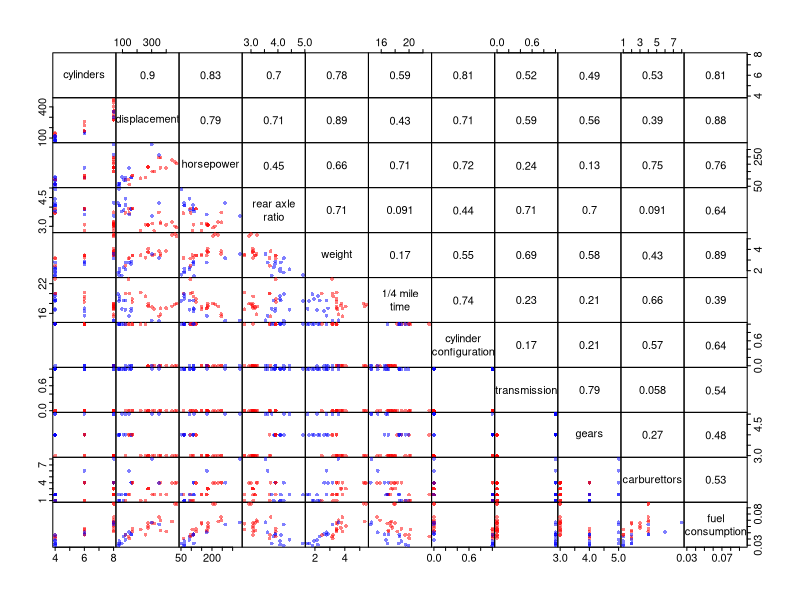
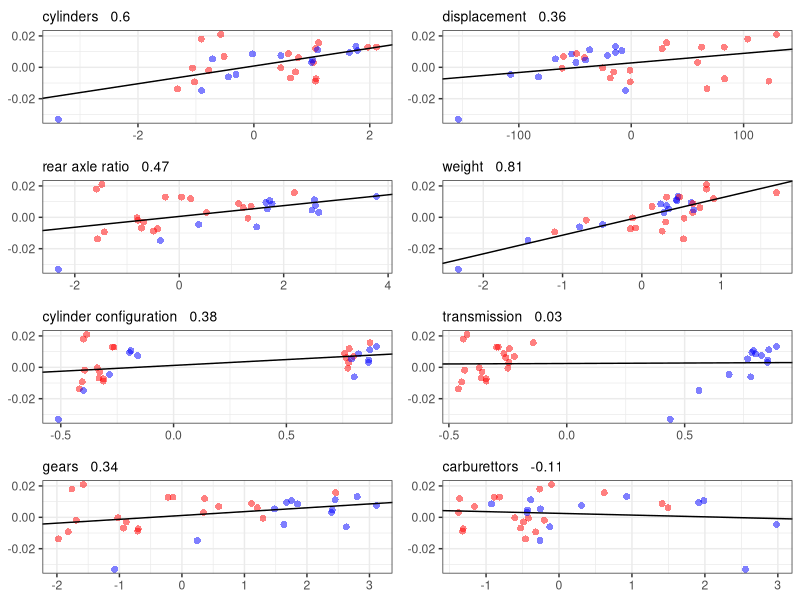
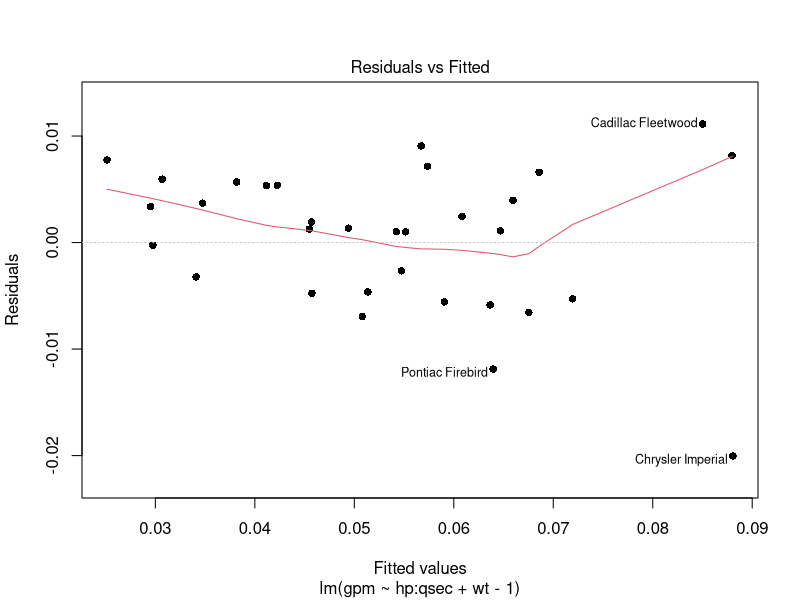
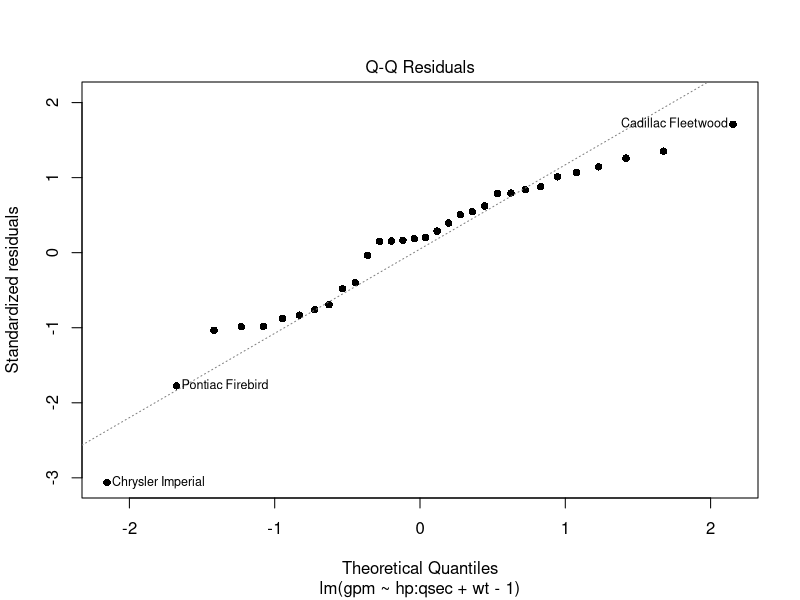
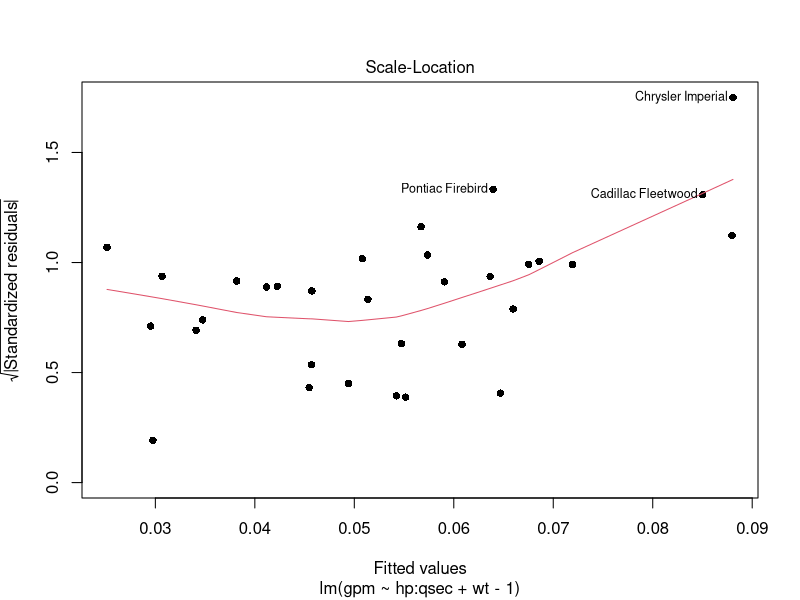
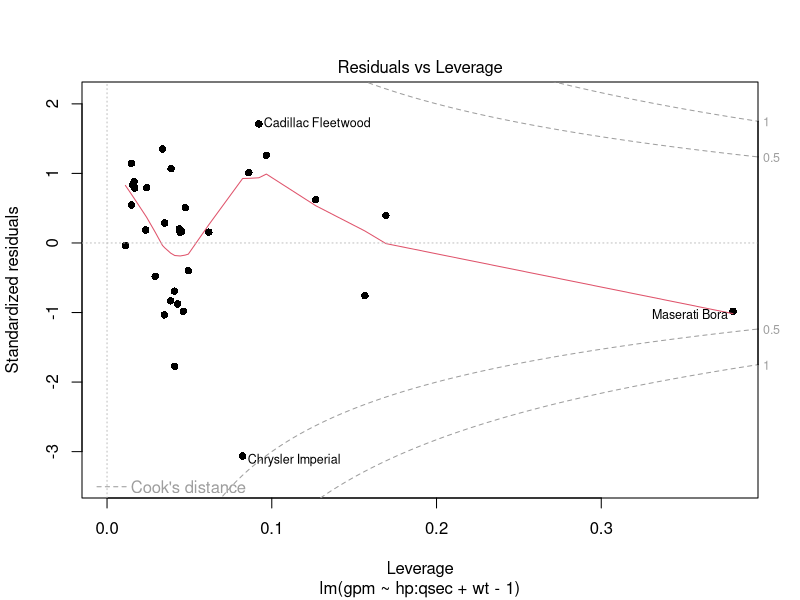

Here is the R script that generated these plots, in order:
## ---- chunk 1
library(ggplot2)
library(gridExtra)
## ---- chunk 2
save_cols <- names(mtcars)
c <- mtcars
nice_names <- c("cylinders", "displacement", "horsepower", 
                "rear axle\nratio", "weight", "1/4 mile\ntime", 
                "cylinder\nconfiguration", "transmission", "gears", 
                "carburettors", "fuel\nconsumption")
c$gpm <- 1/c$mpg
c$idi <- 1/c$disp
c$ihp <- 1/c$hp
c$iqs <- 1/c$qsec
c$iwt <- 1/c$wt


gpm1 <- lm(data = c, gpm ~ hp:qsec)
gpm0 <- lm(data = c, gpm ~ hp:qsec -1)
## ---- chunk 3
gpm2 <- lm(data = c, gpm ~ hp:qsec + wt -1)

## ---- chunk 4
panel.pearson <- function(x, y, ...) {
horizontal <- (par("usr")[1] + par("usr")[2]) / 2; 
vertical <- (par("usr")[3] + par("usr")[4]) / 2; 
text(horizontal, vertical, format(abs(cor(x,y)), digits=2)) 
}

pairs(c[,2:12], gap = 0, pch = 16, pty = "m",
      cex = 0.75, cex.labels = 1, cex.axis = 1, 
      tcl = -0.25,  mgp =c(0, 0.3 , 0), adj = 0.5,
      col = rgb(red = (c$am == 0), 
                green = 0, 
                blue = (c$am == 1), 
                alpha = 0.5), 
      labels = nice_names,
      upper.panel = panel.pearson)
## ---- chunk 5
rgpm <- resid(gpm0)
cyl1 <- lm(data = c, cyl ~ hp:qsec - 1)
rcyl <- resid(cyl1) 
rrcyl <- lm(data = c, rgpm ~ rcyl)
gpm_cyl <- round(cor(rcyl, rgpm),2)
pcyl <- ggplot(data = c, aes(x = rcyl, y = rgpm)) 
pcyl <- pcyl + geom_point(col = rgb(red = (c$am == 0),
                                  green = 0, 
                                  blue = (c$am == 1), 
                                  alpha = 0.5),
                        shape = 16, size = 2) 
pcyl <- pcyl + geom_abline(intercept = coef(rrcyl)[1], slope = coef(rrcyl)[2])
pcyl <- pcyl + theme_bw() + ggtitle(paste("cylinders", gpm_cyl, sep = "   ")) + 
        theme(axis.title = element_blank(), 
        plot.title = element_text(size = 10, vjust = 0.25))
## ---- chunk 6
disp1 <- lm(data = c, disp ~ hp:qsec - 1)
rdisp <- resid(disp1) 
rrdisp <- lm(data = c, rgpm ~ rdisp)
gpm_disp <- round(cor(rdisp, rgpm),2)
pdisp <- ggplot(data = c, aes(x = rdisp, y = rgpm)) 
pdisp <- pdisp + geom_point(col = rgb(red = (c$am == 0),
                                  green = 0, 
                                  blue = (c$am == 1), 
                                  alpha = 0.5),
                        shape = 16, size = 2) 
pdisp <- pdisp + geom_abline(intercept = coef(rrdisp)[1], slope = coef(rrdisp)[2])
pdisp <- pdisp + theme_bw() + ggtitle(paste("displacement", gpm_disp, sep = "   ")) + 
         theme(axis.title = element_blank(), 
         plot.title = element_text(size = 10, vjust = 0.25))
## ---- chunk 7
drat1 <- lm(data = c, drat ~ hp:qsec - 1)
rdrat <- resid(drat1) 
rrdrat <- lm(data = c, rgpm ~ rdrat)
gpm_drat <- round(cor(rdrat, rgpm),2)
pdrat <- ggplot(data = c, aes(x = rdrat, y = rgpm)) 
pdrat <- pdrat + geom_point(col = rgb(red = (c$am == 0),
                                  green = 0, 
                                  blue = (c$am == 1), 
                                  alpha = 0.5),
                        shape = 16, size = 2) 
pdrat <- pdrat + geom_abline(intercept = coef(rrdrat)[1], slope = coef(rrdrat)[2])
pdrat <- pdrat + theme_bw() + ggtitle(paste("rear axle ratio", gpm_drat, sep = "   ")) +
         theme(axis.title = element_blank(), 
         plot.title = element_text(size = 10, vjust = 0.25))
## ---- chunk 8
wt1 <- lm(data = c, wt ~ hp:qsec - 1)
rwt <- resid(wt1) 
rrwt <- lm(data = c, rgpm ~ rwt)
gpm_wt <- round(cor(rwt, rgpm),2)
pwt <- ggplot(data = c, aes(x = rwt, y = rgpm)) 
pwt <- pwt + geom_point(col = rgb(red = (c$am == 0),
                                  green = 0, 
                                  blue = (c$am == 1), 
                                  alpha = 0.5),
                        shape = 16, size = 2) 
pwt <- pwt + geom_abline(intercept = coef(rrwt)[1], slope = coef(rrwt)[2])
pwt <- pwt + theme_bw() + ggtitle(paste("weight", gpm_wt, sep = "   ")) +
       theme(axis.title = element_blank(), 
       plot.title = element_text(size = 10, vjust = 0.25))
## ---- chunk 9
vs1 <- lm(data = c, vs ~ hp:qsec - 1)
rvs <- resid(vs1) 
rrvs <- lm(data = c, rgpm ~ rvs)
gpm_vs <- round(cor(rvs, rgpm),2)
pvs <- ggplot(data = c, aes(x = rvs, y = rgpm)) 
pvs <- pvs + geom_point(col = rgb(red = (c$am == 0),
                                  green = 0, 
                                  blue = (c$am == 1), 
                                  alpha = 0.5),
                        shape = 16, size = 2) 
pvs <- pvs + geom_abline(intercept = coef(rrvs)[1], slope = coef(rrvs)[2])
pvs <- pvs + theme_bw() + ggtitle(paste("cylinder configuration", gpm_vs, sep = "   ")) +
       theme(axis.title = element_blank(), 
       plot.title = element_text(size = 10, vjust = 0.25))
## ---- chunk 10
am1 <- lm(data = c, am ~ hp:qsec - 1)
ram <- resid(am1) 
rram <- lm(data = c, rgpm ~ ram)
gpm_am <- round(cor(ram, rgpm),2)
pam <- ggplot(data = c, aes(x = ram, y = rgpm)) 
pam <- pam + geom_point(col = rgb(red = (c$am == 0),
                                  green = 0, 
                                  blue = (c$am == 1), 
                                  alpha = 0.5),
                        shape = 16, size = 2) 
pam <- pam + geom_abline(intercept = coef(rram)[1], slope = coef(rram)[2])
pam <- pam + theme_bw() + ggtitle(paste("transmission", gpm_am, sep = "   ")) +
       theme(axis.title = element_blank(), 
       plot.title = element_text(size = 10, vjust = 0.25))
## ---- chunk 11
gear1 <- lm(data = c, gear ~ hp:qsec - 1)
rgear <- resid(gear1) 
rrgear <- lm(data = c, rgpm ~ rgear)
gpm_gear <- round(cor(rgear, rgpm),2)
pgear <- ggplot(data = c, aes(x = rgear, y = rgpm)) 
pgear <- pgear + geom_point(col = rgb(red = (c$am == 0),
                                  green = 0, 
                                  blue = (c$am == 1), 
                                  alpha = 0.5),
                        shape = 16, size = 2) 
pgear <- pgear + geom_abline(intercept = coef(rrgear)[1], slope = coef(rrgear)[2])
pgear <- pgear + theme_bw() + ggtitle(paste("gears", gpm_gear, sep = "   ")) +
         theme(axis.title = element_blank(), 
         plot.title = element_text(size = 10, vjust = 0.25))
## ---- chunk 12
carb1 <- lm(data = c, carb ~ hp:qsec - 1)
rcarb <- resid(carb1) 
rrcarb <- lm(data = c, rgpm ~ rcarb)
gpm_carb <- round(cor(rcarb, rgpm),2)
pcarb <- ggplot(data = c, aes(x = rcarb, y = rgpm)) 
pcarb <- pcarb + geom_point(col = rgb(red = (c$am == 0),
                                  green = 0, 
                                  blue = (c$am == 1), 
                                  alpha = 0.5),
                        shape = 16, size = 2) 
pcarb <- pcarb + geom_abline(intercept = coef(rrcarb)[1], slope = coef(rrcarb)[2])
pcarb <- pcarb + theme_bw() + ggtitle(paste("carburettors", gpm_carb, sep = "   ")) +
         theme(axis.title = element_blank(), 
         plot.title = element_text(size = 10, vjust = 0.25))
## ---- chunk 13
grid.arrange(pcyl, pdisp, pdrat, pwt, pvs, pam, pgear, pcarb, ncol = 2)
## ---- chunk 14
plot(gpm2, pch = 16)
